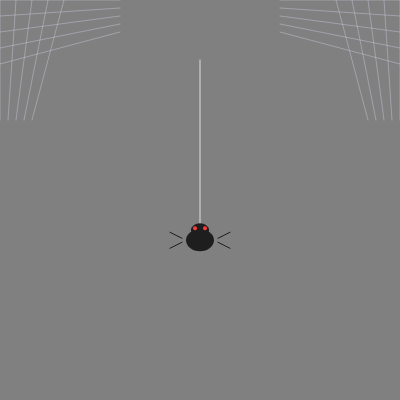
Frame 1 (no input)
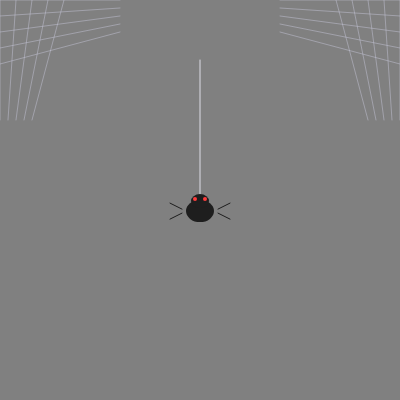
Frame 60 (no input)
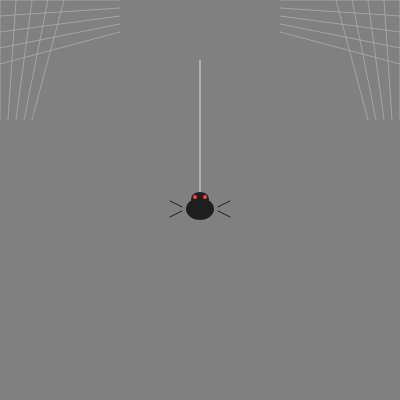
Frame 120 (the mouse pressed at the canvas centre since frame 60)

The p5.js sketch that drew these frames (run headless with seeded random() and noise() and a simulated clock; from frame 60 on, the mouse is pressed at the canvas centre):

// p5.js sketch
// ── sketch.js
// I chose to do a spider that can increase and decrease its web string vertically using noise. I think this is a great idea since the noise function really looks well for lines
function setup() {
  createCanvas(400, 400);
  noStroke();
}

function draw() {
  background("gray");

  // this section draws the web located on the left top corner and right top corner. I used for loops here to iterate the process especially useful for duplicated lines
  stroke(200, 200, 220, 120);
  for (let i = 0; i < 5; i++) {
    // I drew four lines for each different placement of them
    line(0, 0 + i * 16, 120, 0 + i * 8); // first placement that is for top left corner horizontal lines
    line(0 + i * 16, 0, 0 + i * 8, 120); // for top left corner vertical lines
    line(width, 0 + i * 16, width - 120, 0 + i * 8); // for top right corner horizontal lines
    line(width - i * 16, 0, width - i * 8, 120); // for top right corner vertical lines
  }
  noStroke();


  let luke3TopY = 60; // set up the top most point for the web string
  let luke3LengthMin = 100; // this will be the minimum length of the web used for noise()
  let luke3LengthMax = 220; // this will be the maximum length of the web used for noise()
  // here I mapped the noise() to have values between 100 and 220, and it is changing based on millis() updates
  let luke3CurrentLength = map(noise(millis() / 2000), 0, 1, luke3LengthMin, luke3LengthMax);
  // make a dynamic variable that receives dynamic changes from 'luke3CurrentLength'
  let luke3TargetY = luke3TopY + luke3CurrentLength;

  // move spider and spider string to the middle
  translate(width / 2, 0);

  // draw the spider web string using the TopY and the Target Y to make it animated
  stroke(220, 220, 230);
  line(0, luke3TopY, 0, luke3TargetY);
  noStroke();

  // draw the spier body using two stacked ellipses
  fill(30);
  ellipse(0, luke3TargetY, 28, 22); // need to set the y value to target Y so it is moving along with the string
  ellipse(0, luke3TargetY - 10, 18, 14); // need to set the y value to target Y so it is moving along with the string

  // draw the spier legs using four lines with two lines on each side
  // same logic applies here for the y coordinate to set it to target Y so they move along with the web string
  stroke(30);
  line(-18, luke3TargetY - 2, -30, luke3TargetY - 8);
  line(-18, luke3TargetY + 2, -30, luke3TargetY + 8);
  line(18, luke3TargetY - 2, 30, luke3TargetY - 8);
  line(18, luke3TargetY + 2, 30, luke3TargetY + 8);
  noStroke();

  // draw the eyes with two ellipses and set the y to the target y to move along the string
  fill(255, 60, 60);
  ellipse(-5, luke3TargetY - 12, 4, 4);
  ellipse(5, luke3TargetY - 12, 4, 4);
}
